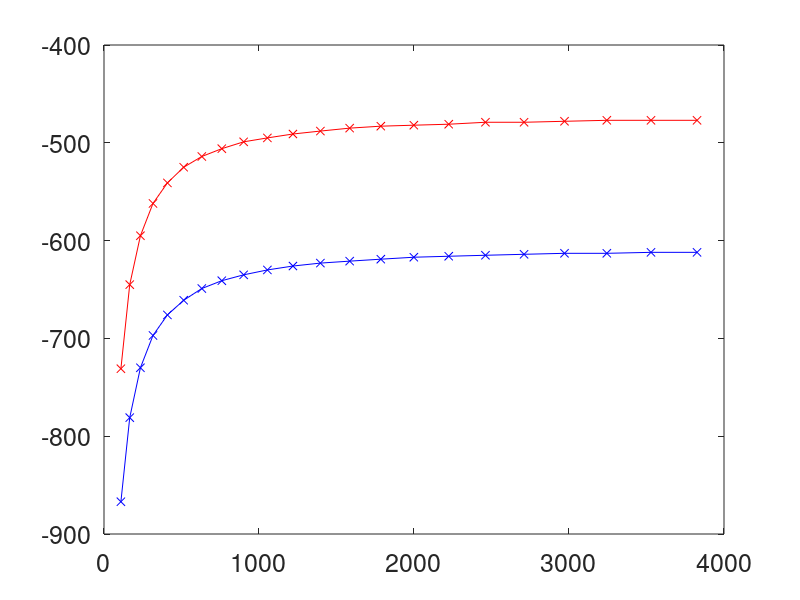

Source code (MATLAB): (Note: this script raises an error after producing the figure.)
clear variables
close all
clc



N_k = [ 109 166 235 316 409 514 631 760 901 1054 1219 ...
    1396 1585 1786 1999 2224 2461 2710 2971 3244 3529 3826 ];

E_alpha = -[ 867 781 730 697 676 661 649 641 635 630 626 ...
    623 621 619 617 616 615 614 613 613 612 612 ];

E_beta = -[ 731 645 595 562 541 525 514 506 499 495 491 ...
    488 485 483 482 481 479 479 478 477 477 477 ];

figure
set(gcf,'color','w');

plot(N_k,E_alpha,'b-x')
hold on
plot(N_k,E_beta,'r-x')

set(gca,'fontsize',18)

legend('A-Exziton','B-Exziton','location','se')
xlabel('Anzahl k-Punkte in BZ')
ylabel('Energie E-E_{Gap} in meV')